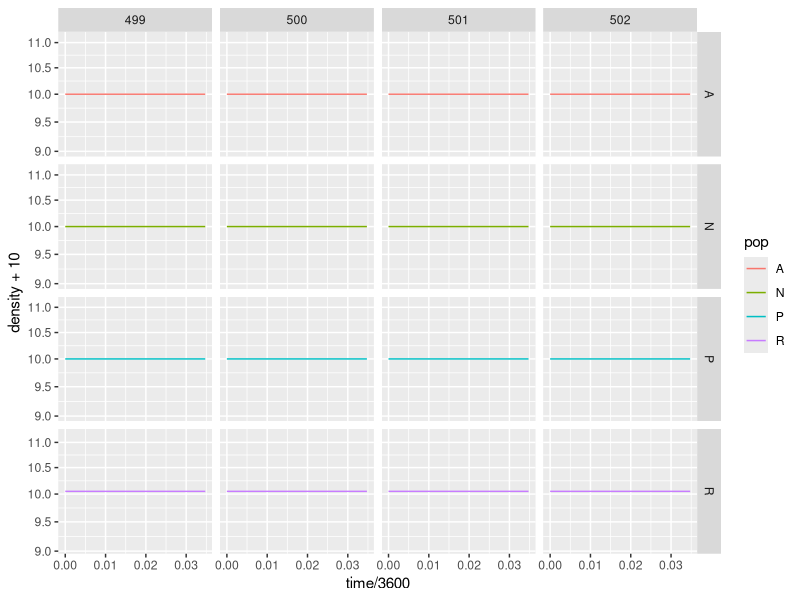
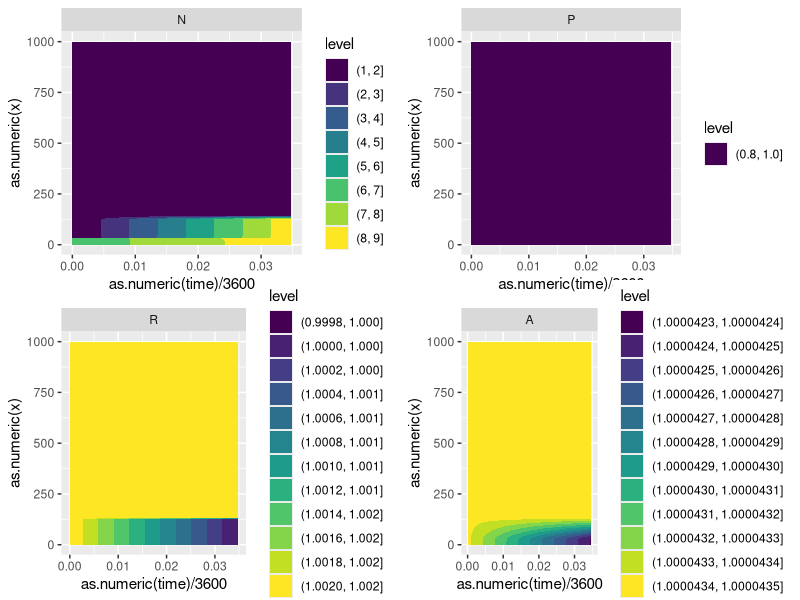

The R script that drew these images, in order:
library(deSolve)
library(ggplot2)

#Define derivs func
derivs <- function(t, yvals, parms, n_x, dx) {
  #The derivs function must return the derivative of all the variables at a
  # given time, in a list
  
  #Parms contains:  D_N, D_P, D_R, D_A (diffusion coefficients) (um/s)
  #                 chi - chemotaxis sensitivity coeff (um/s)
  #                 c_R, c_A - consumption rate of resources or attractant/cell 
  #                       (mmol/cfu/s)
  #                 y - cell yield per resource (cfu/mmol)
  #                 k_R, k_A - Michaelis-Menten rate params (mmol/mL)
  #                 N_0, P_0 - cfu or pfu/mL
  #                 i - infection rate (infec/cell/ml/pfu/ml/s)
  #                 b - burst size (pfu/infec)
  #                 N_0, P_0 - initial densities (cfu or pfu/mL)
  #                 R_0, A_0 - initial densities (mmol/mL)

  #n_x is the number of grid spaces
  N <- yvals[1:n_x]
  P <- yvals[(n_x+1):(2*n_x)]
  R <- yvals[(2*n_x+1):(3*n_x)]
  A <- yvals[(3*n_x+1):(4*n_x)]
  
  N[N < 0] <- 0
  P[P < 0] <- 0
  R[R < 0] <- 0
  A[A < 0] <- 0
  
  #dx is the size of each grid space (in um)
  calc_gradient <- function(x, dx) {
    # return(c(diff(c(x[1:2])),
    #           diff(c(x[1:length(x)]), lag = 2)/2,
    #           diff(c(x[(length(x)-1):length(x)]))))
    return(diff(c(x[2], x, x[length(x)-1]), lag = 2)/dx)
    #return(c(diff(x), 0))
  }
  
  #Calculate changes
  with(as.list(parms), {
    grad_N <- calc_gradient(N, dx)
    grad_P <- calc_gradient(P, dx)
    grad_R <- calc_gradient(R, dx)
    grad_A <- calc_gradient(A, dx)
    
    dN = calc_gradient(D_N*grad_N - chi*N*grad_A, dx) +
          c_R*y*(R/(R+k_R))*N - i*N*P
    dP = D_P*calc_gradient(grad_P, dx) + i*(b-1)*N*P
    dR = D_R*calc_gradient(grad_R, dx) - c_R*(R/(R+k_R))*N
    dA = D_A*calc_gradient(grad_A, dx) - c_A*(A/(A+k_A))*N
    
    return(list(c(dN, dP, dR, dA)))
  })
}

parms <- c(D_N = 50, D_P = 0, D_R = 800, D_A = 800,
           chi = 300,
           c_A = 4*10**-16, c_R = 8*10**-11,
           y = 1*10**10,
           k_R = 5*10**-5, k_A = 1*10**-6,
           i = 10**-12, b = 50)
n_x <- 1000
dx <- 45000/n_x #in um
#In order of N, P, R, A
# (and arbitrarily setting the volume of each dx to 1 mL)
y_init = matrix(c(rep(2450000, round(1425/dx)), rep(0, n_x-round(1425/dx)),
                  rep(0, n_x),
                  rep(.05, n_x),
                  rep(1*10**-3, n_x)),
                ncol = 4)
#time in seconds
times = seq(from = 0, to = 24*60*60, by = 5*60)

#Run derivs
yout <- as.data.frame(ode.1D(y = y_init, times = times,
               func = derivs, parms = parms, n_x = n_x, dx=dx,
               nspec = 4, names = c("N", "P", "R", "A")))

#1st col: time, cols 2:n_x+1 - density of N at spot x
#         then start w/ P cols, then start w/ R cols

#Reorganize
colnames(yout)[2:ncol(yout)] <- 
  c(paste(rep("N", n_x), 1:1000, sep = "_"), 
    paste(rep("P", n_x), 1:1000, sep = "_"),
    paste(rep("R", n_x), 1:1000, sep = "_"),
    paste(rep("A", n_x), 1:1000, sep = "_"))

yout_lng <- as.data.frame(tidyr::pivot_longer(yout, cols = -time,
                               names_to = c("pop", "x"),
                               names_sep = "_",
                               values_to = "density"))

#Plot
ggplot(data = yout_lng[yout_lng$x %in% 499:502, ],
       aes(x = time/3600, y = density+10, color = pop)) +
  geom_line() +
  facet_grid(pop~x, scales = "free") +
  scale_y_continuous(trans = "log10")

n <- ggplot(data = yout_lng[yout_lng$pop == "N", ], 
            aes(x = as.numeric(time)/3600, 
                            y = as.numeric(x), z = log10(density+10))) +
  geom_contour_filled() +
  facet_grid(~pop)
p <- ggplot(data = yout_lng[yout_lng$pop == "P", ], 
            aes(x = as.numeric(time)/3600, 
                y = as.numeric(x), z = log10(density+10))) +
  geom_contour_filled() +
  facet_grid(~pop)
r <- ggplot(data = yout_lng[yout_lng$pop == "R", ], 
            aes(x = as.numeric(time)/3600, 
                y = as.numeric(x), 
                z = as.numeric(log10(density+10)))) +
  geom_contour_filled() +
  facet_grid(~pop)
a <- ggplot(data = yout_lng[yout_lng$pop == "A", ], 
            aes(x = as.numeric(time)/3600, 
                y = as.numeric(x), 
                z = as.numeric(log10(density+10)))) +
  geom_contour_filled() +
  facet_grid(~pop)

tiff("model_plot.tiff", width = 10, height = 10, units = "in", res = 300)
cowplot::plot_grid(n, p, r, a, nrow = 2)
dev.off()

#ggplot(data = yout_lng[yout_lng$time == 
